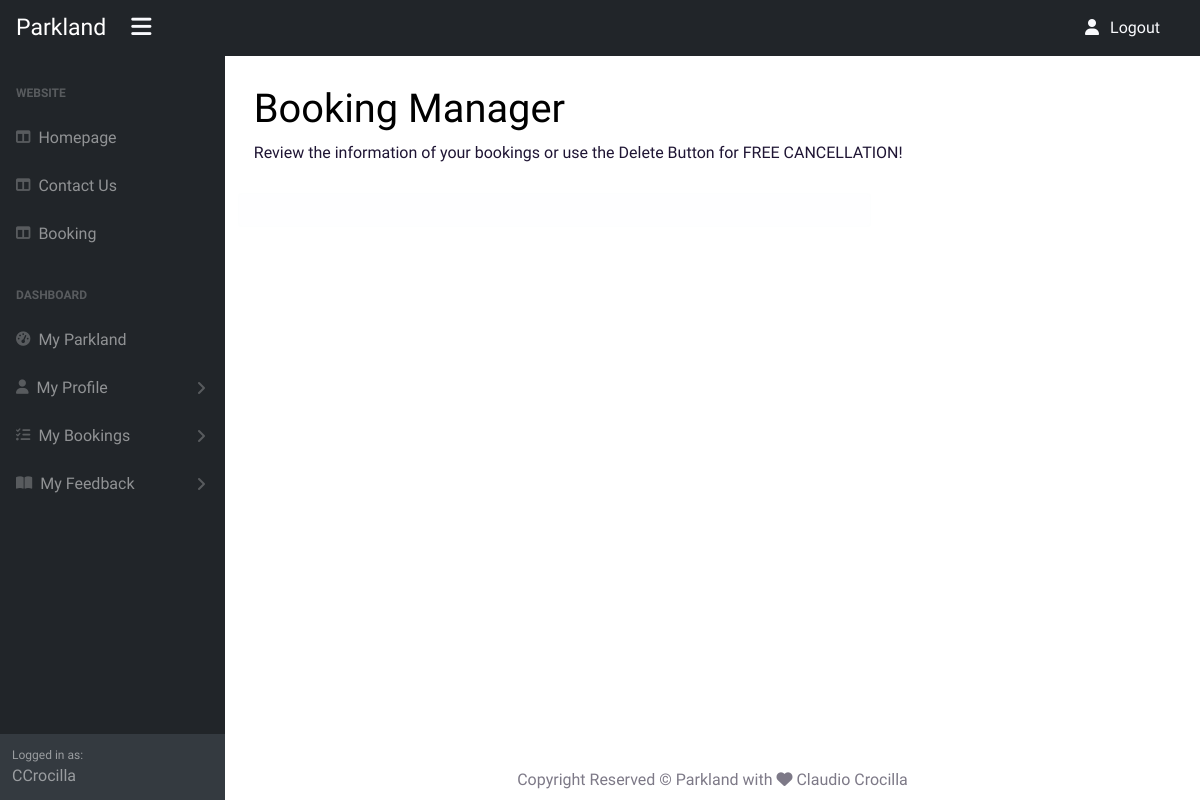
/dashboard/booking/list (signed in), run on an earlier commit of the app's database.
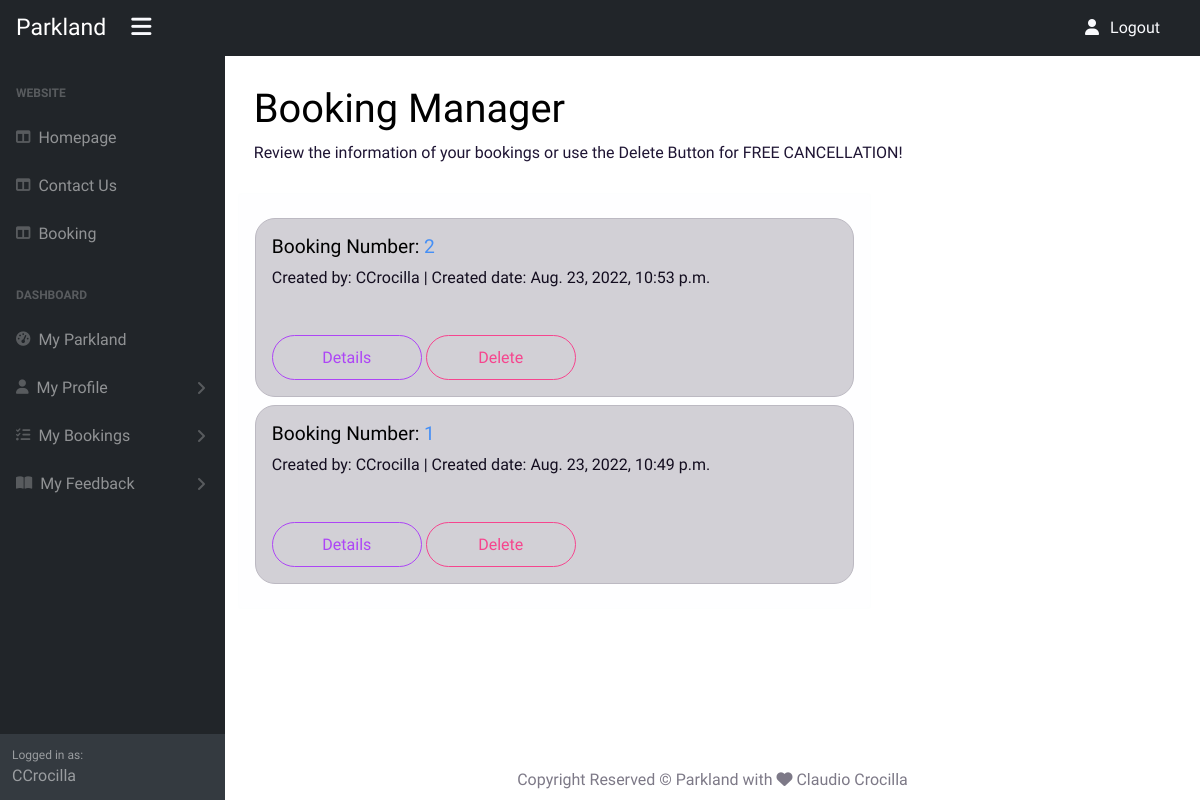
And on a later commit of the database.
### car_park/models.py (models this page shows, shortened)
class Booking(models.Model):
    code = models.CharField(
        max_length=100,
        null=True,
        blank=True
        )
    created_by = models.ForeignKey(
        User,
        null=True,
        blank=True,
        on_delete=models.CASCADE,
        related_name="bookings"
        )
    created_date = models.DateTimeField(auto_now_add=True)
    start_date = models.DateTimeField(blank=True, null=True)
    end_date = models.DateTimeField(blank=True, null=True)
    car = models.ForeignKey(
        Car,
        on_delete=models.CASCADE,
        related_name="bookings"
        )
    recharge_car = models.BooleanField(default=False)
    parking = models.ForeignKey(
        Parking,
        on_delete=models.CASCADE,
        related_name="bookings"
        )
    final_price = models.DecimalField(max_digits=50, decimal_places=2)

### dashboard/views.py (the view, shortened to what this page needs)
class BookingListView(ListView):
    model = Booking
    template_name = 'dashboard/booking-list.html'
    ordering = ['-created_date']
    fields = '__all__'
    paginate_by = 2

### dashboard/templates/dashboard/booking-list.html (shortened to what this page needs)
{% extends 'dashboard/base.html' %}
{% load static %}
{% block content %}
{% if user.is_authenticated %}
<div class="text-dark">
    <h1 class="mt-4">Booking Manager</h1>
    <ol class="breadcrumb mb-4">
        <li class="active">Review the information of your bookings or use the Delete Button for FREE CANCELLATION!
        </li>
    </ol>
    <div class="row d-flex ">
        <div class="col-12 col-md-10 col-xl-8 col-xxl-6 alert alert-light">
            {% for booking in booking_list %}
            {% if booking.created_by.id == user.id %}
            <div class="p-3 mb-2 mt-2 alert alert-dark rounded-3">
                <h5>Booking Number: <a href="{% url 'booking-details' booking.pk %}">{{booking.code}}</a></h5>
                <p>Created by: {{ booking.created_by.username }} | Created date: {{ booking.created_date }} </p>
                <a class="btn btn-lg btn-minwidth btn-outline-info rounded-pill mt-4"
                    href="{% url 'booking-details' booking.pk %}" aria-label="Details">Details</a>
                <a class="btn btn-lg btn-minwidth btn-outline-danger rounded-pill mt-4"
                    href="{% url 'booking-delete' booking.pk %}" aria-label="Delete">Delete</a>
            </div>
            {% endif %}
            {% endfor %}
        </div>
    </div>
</div>
{% endif %}
{% endblock %}

What changed in the data, as far as the page shows it:
added Booking: code "2", created_by.username "CCrocilla", created_date "Aug. 23, 2022, 10:53 p.m."
added Booking: code "1", created_by.username "CCrocilla", created_date "Aug. 23, 2022, 10:49 p.m."
